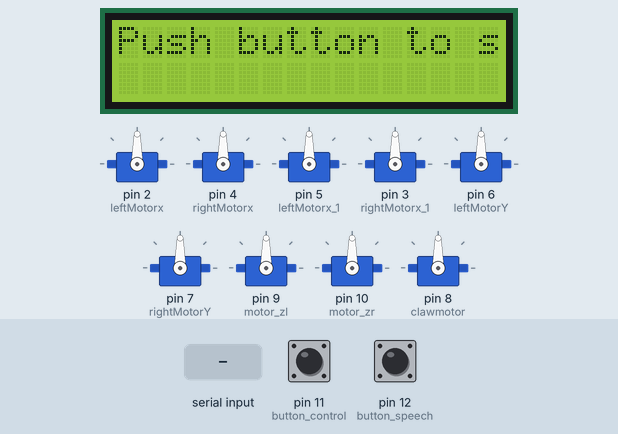
Bench run of a sketch on a simulated Arduino Mega 2560, built with avr-gcc and run on an emulated ATmega2560. Parts: 9 × servo, 16×2 character LCD. Inputs (shaded band) come from the test bench; at power-on: pin 11 (button_control) HIGH, pin 12 (button_speech) HIGH. What the sketch prints to the serial monitor is not drawn.

Above: at 1.2 s.
1.3 s: pin 11 (button_control) pulled LOW for 0.15 s
At 2.1 s:
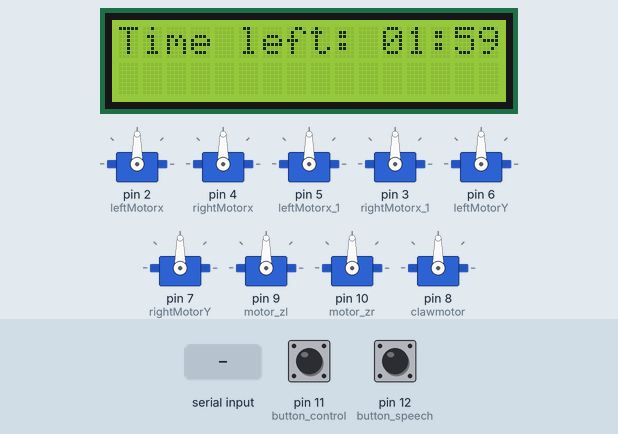
4.4 s: "90,45,200\n" received over Serial
At 7.5 s:
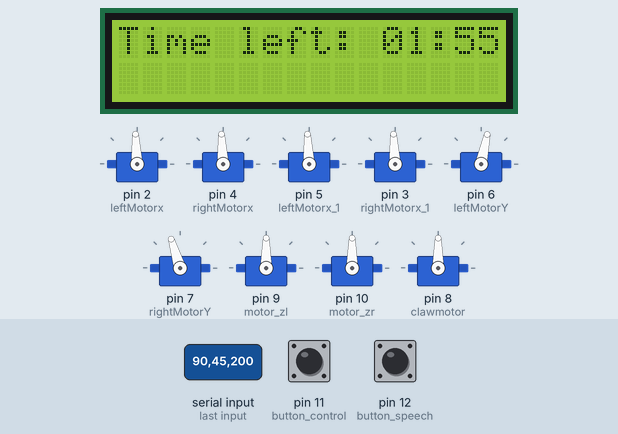
At 20.1 s:
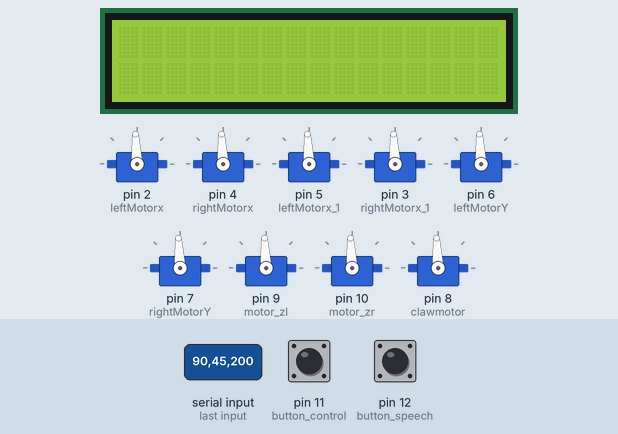
Timing chart, 0 to 21.6 s (numbered marks = the images above; inputs shaded):
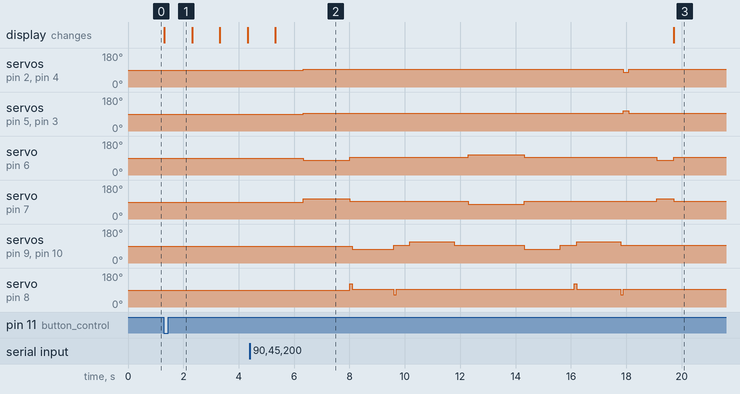

Measured:
- after the input at 1.3 s, the display: changes at once (image 1)
- after the input at 4.4 s, servo on pin 2 (leftMotorx), servo on pin 4 (rightMotorx): 90° → 93° after 1.9 s, → 78° 11.6 s later, → 93° 0.20 s later

The sketch:

mega.ino
```cpp
#include <Servo.h>
#include <LiquidCrystal.h>
#include "chess.h"

giveTime Time;

const int rs = 27, en = 26, d4 = 25, d5 = 24, d6 = 23, d7 = 22;
LiquidCrystal lcd(rs, en, d4, d5, d6, d7);

int SEC = 0;
int MIN = 2;
unsigned long timer;

int leftMotorx = 2;//первый мотор
int rightMotorx = 4;//второй мотор
int leftMotorx_1 = 5;//третий мотор
int rightMotorx_1= 3;// четвертый мотор
int leftMotorY = 6;
int rightMotorY = 7;
int clawmotor = 8;
int motor_zl = 9;
int motor_zr = 10;
int nowposition_x = 1;
int nowposition_y = 1;

int next_x;
int current_x;
int next_y;
int current_y;
int eat_current_x;
int eat_current_y;
int eat_next_x;
int eat_next_y;
long coordinates;
int time_x;
int time_y;
int time_x_coord;
int time_y_coord;
int speedValue = 40;
int rotate_x;
int rotate_y;
String coord;
String hod;
bool x;

int current_hod = 0; // 1 - когда кушают фигуру, 0 - обычный ход

bool button_pos = true;
bool flag;


#define button_control  11
#define button_speech  12
bool buttonWasUp = true;
bool canmove = false;
bool buttonWasUp1 = true;
bool canmove1 = false;

bool hand_close = true;
bool figure_in_hand = false;

Servo motor_x1;
Servo motor_x2;
Servo motor_x3;
Servo motor_x4;
Servo motor_y1;
Servo motor_y2;
Servo motor_z1;
Servo motor_z2;
Servo claw;

void setup() {
  pinMode(button_control, INPUT_PULLUP);
  pinMode(button_speech, INPUT_PULLUP);
  pinMode(leftMotorx,OUTPUT);
  pinMode(rightMotorx,OUTPUT);
  pinMode(leftMotorx_1,OUTPUT);
  pinMode(rightMotorx_1,OUTPUT);
  pinMode(leftMotorY,OUTPUT);
  pinMode(rightMotorY,OUTPUT);
  pinMode(clawmotor,OUTPUT);
  pinMode(motor_zl,OUTPUT);
  pinMode(motor_zr,OUTPUT);

  motor_x1.attach(leftMotorx);
  motor_x2.attach(rightMotorx);
  motor_x3.attach(leftMotorx_1);
  motor_x4.attach(rightMotorx_1);
  motor_y1.attach(leftMotorY);
  motor_y2.attach(rightMotorY);
  motor_z1.attach(motor_zl);
  motor_z2.attach(motor_zr);
  claw.attach(clawmotor);

  lcd.begin(16,2);
  timer = millis();
  Serial.begin(9600);
}

void loop() {
  if (button()) {
   if (speech())
    {
      Serial.println("speech");
      canmove1 = 0;
    }
    if (millis() - timer > 1000) {
      timer = millis();
      SEC = SEC - 1;
      lcd.setCursor(0, 0);

      if (MIN >= 0) {
        if (SEC < 0) {
          SEC = 59;
          MIN = MIN - 1;
        }
        lcd.clear();
        if (SEC < 10) {
          lcd.print("Time left: 0" + String(MIN) + ":0" + String(SEC));
        } else {
          lcd.print("Time left: 0" + String(MIN) + ":" + String(SEC));
        }
        //Serial.println(digitalRead(button_speech));
        if (Serial.available()) {
          coord = Serial.readString();
          if (coord.startsWith("e")) {
            x = coord[1];
            coord.remove(0,2);
            movement(1);
            start_pos();
          } else{
            movement(0);
            start_pos();
          }
        if (current_hod == 0) {
            lcd.clear();
            lcd.setCursor(0, 2);
            hod = transl(current_x) + String(current_y) + ">" + transl(next_x) + String(next_y);
            Serial.println(hod);
            lcd.print("Last move: " + hod);
            SEC = 0;
            MIN = 2;
          }
          Serial.println("next_turn");          // НЕ УДАЛЯТЬ - для переходна следующий ход - должно быть в конце хода
        }
      } else {
        flag = false;
        lcd.clear();
        lcd.setCursor(0, 1);
        lcd.print("Time is up,");
        lcd.setCursor(0, 2);
        lcd.print("game is over!");

        Serial.println("Time_up");
        delay(100);
        exit(0);
        movement(0);

        start_pos();
        nowposition_x = 1;
        nowposition_y = 1;
        while (flag == false) {
          if (button() == 1) {
            lcd.clear();
            MIN = 2;
            SEC = 0;
            flag = true;
          }
        }
      }
    }
   } else {
      //Serial.println(canmove);
      // if (Serial.available()){
      //   movement(0);
      //   start_pos();
      // }
      MIN = 2;
      SEC = 0;
      lcd.setCursor(0, 0);
      lcd.print("Push button to start");
    }

}

int math(int value){
  //Serial.println("math");
  if (value == 0){
    if (nowposition_x != current_x){
      //Serial.println(nowposition_x,current_x);
      time_x_coord = (to_figure(0)*Time.forwardTime_x(current_x)); //тут нужен новый метод
      //Serial.println(time_x_coord);
      Serial.println(String(Time.forwardTime_x(current_x))+"time_x_coord");
      axisXControl(30);
      delay(abs(time_x_coord));
      axisXControl(0);
    }

    rotate_x = (next_x - current_x) / abs(next_x - current_x);
    save(0);
    return next_x - current_x;

  } else if (value == 1){

    if (nowposition_y != current_y) {
      time_y_coord = (to_figure(1)*Time.forwardTime_y(current_y)); //тут нужен новый метод
      Serial.println(String(Time.forwardTime_y(current_y))+"time_y_coord");
      //Serial.println(time_y_coord);
      axisYControl(30);
      delay(abs(time_y_coord));
      axisYControl(0);
    }

    rotate_y = (next_y - current_y) / abs(next_y - current_y);
    save(1);
    return next_y - current_y;

  } else if (value == 2){

    if (nowposition_x != eat_current_x){
      time_x_coord = (to_figure(2)*Time.forwardTime_x(eat_current_x)); //тут нужен новый метод

      //Serial.println(time_x_coord);
      Serial.println(String(Time.forwardTime_x(eat_current_x))+"etime_x_coord");
      axisXControl(30);
      delay(abs(time_x_coord));
      axisXControl(0);
    }
    rotate_x = (eat_next_x - eat_current_x) / abs(eat_next_x - eat_current_x);
    save(2);
    return eat_next_x - eat_current_x;

  } else if (value == 3){

    if (nowposition_y != eat_current_y) {
      time_y_coord = (to_figure(3)*Time.forwardTime_y(eat_current_y)); //тут нужен новый метод
      Serial.println(String(Time.forwardTime_y(eat_current_y))+"etime_y_coord");
      axisYControl(30);
      delay(abs(time_y_coord));
      axisYControl(0);
    }

    rotate_y = (eat_next_y - eat_current_y) / abs(eat_next_y - eat_current_y);
    save(3);
    return eat_next_y - eat_current_y;
  }
}

void save(int value){
  if (value == 0){
    nowposition_x = next_x;
  } else if (value == 1){
    nowposition_y = next_y;
  } else if (value == 2){
    nowposition_x = eat_next_x;
  } else if (value == 3){
    nowposition_y = eat_next_y;
  }
}

int to_figure(int value) {
  //Serial.println("to_figure");
  if (value == 0) {
    //Serial.println(current_x - nowposition_x);
    rotate_x = (current_x - nowposition_x) / abs(current_x - nowposition_x);
    //Serial.println(String(current_x-nowposition_x) + "nowx"+String(nowposition_y)+String(current_y));
    //Serial.println(current_x - nowposition_x);
    return current_x - nowposition_x;
  } else if (value == 1) {
    //Serial.println(current_y - nowposition_y);
    rotate_y = (current_y - nowposition_y) / abs(current_y - nowposition_y);
    //Serial.println(String(current_y-nowposition_y) + "nowx" + String(nowposition_y)+String(current_y));
    return current_y - nowposition_y;
  } else if (value == 2){
    rotate_x = (eat_current_x - nowposition_x) / abs(eat_current_x - nowposition_x);
    //Serial.println(String(current_x-nowposition_x) + "nowx"+String(nowposition_y)+String(current_y));
    return eat_current_x - nowposition_x;
  } else if (value == 3){
    //Serial.println(current_y - nowposition_y);
    rotate_y = (eat_current_y - nowposition_y) / abs(eat_current_y - nowposition_y);
    //Serial.println(String(current_y-nowposition_y) + "nowx" + String(nowposition_y)+String(current_y));
    return eat_current_y - nowposition_y;
  }
}


bool button(){
  bool buttonIsUp = digitalRead(button_control);//если передается значение 0 значит кнопка нажата
  if (buttonWasUp && !buttonIsUp) {// если кнопка нажата и до этого была разжата
    delay(10);//следовательно это не миссклик и кнопка реально нажата
    buttonIsUp = digitalRead(button_control);//подтверждаем нажатие кнопки
    if (!buttonIsUp) {
      canmove = !canmove;//включаем или выключаем работу программы
    }
  }
  buttonWasUp = buttonIsUp;

  return(canmove);

}

int take(int value) {
  //Serial.println("take");
  if (value == 0){
    hand(60);
    motor_z1.write(map(-speedValue,-100,100,1000,2000));//way - down
    motor_z2.write(map(-speedValue,-100,100,1000,2000));
    delay(1500);
    motor_z1.write(map(0,-100,100,1000,2000));
    motor_z2.write(map(0,-100,100,1000,2000));
    hand(-60);
    delay(500);
    motor_z1.write(map(speedValue,-100,100,1000,2000));//way - top
    motor_z2.write(map(speedValue,-100,100,1000,2000));
    delay(1600);
    motor_z1.write(map(0,-100,100,1000,2000));
    motor_z2.write(map(0,-100,100,1000,2000));
  } else {
    motor_z1.write(map(-speedValue,-100,100,1000,2000));//way - down
    motor_z2.write(map(-speedValue,-100,100,1000,2000));
    delay(1300);
    motor_z1.write(map(0,-100,100,1000,2000));
    motor_z2.write(map(0,-100,100,1000,2000));
    delay(500);
    hand(60);
    motor_z1.write(map(speedValue,-100,100,1000,2000));//way - top
    motor_z2.write(map(speedValue,-100,100,1000,2000));
    delay(1600);
    motor_z1.write(map(0,-100,100,1000,2000));
    motor_z2.write(map(0,-100,100,1000,2000));
    hand(-60);
  }
}

void movement(int value){
  if (value == 0){
    coordinates = coord.toInt();
    current_x = coordinates / 1000;     //текущая координата фигуры по x
    next_x = coordinates /100 % 10;     //будущая координата фигуры по x
    current_y = coordinates / 10 % 10;  //текущая координата фигуры по y
    next_y = coordinates % 10;          //будущая координата фигуры по y
    time_x = (math(0)*380);
    time_y = (math(1)*225);
    take(0); // поднимает фигуру

    axisXControl(30);
    delay(abs(time_x));
    axisXControl(0);

    delay(500);
    axisYControl(30);
    delay(abs(time_y));
    axisYControl(0);

    take(1);// опускает фигуру
  } else {
//    String s = String(coord[3]);
//    int ai = s.toInt();
    //Serial.println(coord.length());
    if (x == 0){
    coordinates = coord.toInt();
    eat_current_x = coordinates / long(pow(10,7));
    Serial.println(eat_current_x);
    eat_next_x = coordinates / long(pow(10,6)) % 10;
       Serial.println(eat_next_x);
    eat_current_y = coordinates /long(pow(10,5)) % 10;
       Serial.println(eat_current_y);
    eat_next_y = coordinates / int(pow(10,4)) % 10;
       Serial.println(eat_next_y);
    current_x = coordinates / int(pow(10,3)) % 10;    //текущая координата фигуры по x
       Serial.println(current_x);
    next_x = coordinates / int(pow(10,2)) % 10;    //будущая координата фигуры по x
    Serial.println(next_x);
    current_y = coordinates /int(pow(10,1)) % 10; //текущая координата фигуры по y
       Serial.println(current_y);
    next_y = coordinates % int(pow(10,1));         //будущая координата фигуры по y
    Serial.println(next_y);

    } else {
    coordinates = coord.toInt();
    eat_current_x = coordinates / long(pow(10,8));
    eat_next_x = coordinates / long(pow(10,7)) % 10;
    eat_current_y = coordinates /long(pow(10,6)) % 10;
    eat_next_y = coordinates / int(pow(10,4)) % 100;
    current_x = coordinates / int(pow(10,3)) % 10;    //текущая координата фигуры по x
    next_x = coordinates / int(pow(10,2)) % 10;    //будущая координата фигуры по x
    current_y = coordinates /int(pow(10,1)) % 10; //текущая координата фигуры по y
    next_y = coordinates % int(pow(10,1));         //будущая координата фигуры по y
    Serial.println(coordinates);
    Serial.println("////////////////////");
    }
    time_x = (math(2)*375);
    time_y = (math(3)*250);
    take(0); // поднимает фигуру
    Serial.println(time_x);
    axisXControl(30);
    delay(abs(time_x));
    axisXControl(0);

    delay(500);
    axisYControl(30);
    delay(abs(time_y));
    axisYControl(0);

    take(1);// опускает фигуру

    delay(500);

    start_pos();
    time_x = (math(0)*375);
    time_y = (math(1)*225);
    take(0); // поднимает фигуру

    axisXControl(30);
    delay(abs(time_x));
    axisXControl(0);

    delay(500);
    axisYControl(30);
    delay(abs(time_y));
    axisYControl(0);

    take(1);// опускает фигуру
  }
  //Serial.println(String(nowposition_x)+"x");
  //Serial.println(String(nowposition_y)+"y");
}

int hand(int value) {
  //Serial.println("hand");
  claw.write(map(value,-100,100,1000,2000));
  delay(90);
  claw.write(map(0,-100,100,1000,2000));
}

int start_pos(){
  int time_start_pos = (1 - nowposition_x) * Time.forwardTime_x(nowposition_x);
  Serial.println(1-nowposition_x);
  rotate_x = (1 - nowposition_x) / abs(1 - nowposition_x);
  axisXControl(30);
  delay(abs(time_start_pos)+200);
  axisXControl(0);
  nowposition_x = 1;

  delay(1000);

  time_start_pos = (1 - nowposition_y) * Time.forwardTime_y(nowposition_y);
  rotate_y = (1 - nowposition_y) / abs(1 - nowposition_y);
  axisYControl(30);
  delay(abs(time_start_pos)+300);
  axisYControl(0);
  nowposition_y = 1;
}

int axisXControl(int value){
  //Serial.println("axisXControl");
  motor_x1.write(map(-rotate_x * value,-100,100,1000,2000));
  motor_x3.write(map(rotate_x * value,-100,100,1000,2000));
  motor_x2.write(map(-rotate_x * value,-100,100,1000,2000));
  motor_x4.write(map(rotate_x * value,-100,100,1000,2000));
}

int axisYControl(int value){
  //Serial.println("axisYControl");
  motor_y1.write(map(-rotate_y * value,-100,100,1000,2000));
  motor_y2.write(map(rotate_y * value,-100,100,1000,2000));
}

int allMotorStop(int value){
  motor_x1.write(map(value,-100,100,1000,2000));
  motor_x2.write(map(value,-100,100,1000,2000));
  motor_x3.write(map(value,-100,100,1000,2000));
  motor_x4.write(map(value,-100,100,1000,2000));
  motor_y1.write(map(value,-100,100,1000,2000));
  motor_y2.write(map(value,-100,100,1000,2000));
  motor_z1.write(map(value,-100,100,1000,2000));
  claw.write(map(value,-100,100,1000,2000));
}

String transl(int value) {
  if (value == 1) {
    return "A";
  }
  if (value == 2) {
    return "B";
  }
  if (value == 3) {
    return "C";
  }
  if (value == 4) {
    return "D";
  }
  if (value == 5) {
    return "E";
  }
  if (value == 6) {
    return "F";
  }
  if (value == 7) {
    return "G";
  }
  if (value == 8) {
    return "H";
  }
}
//
bool speech(){
    //Serial.println("continue");
    bool buttonIsUp1 = digitalRead(button_speech);//если передается значение 0 значит кнопка нажата
    if (buttonWasUp1 && !buttonIsUp1) {// если кнопка нажата и до этого была разжата
      delay(10);//следовательно это не миссклик и кнопка реально нажата
      buttonIsUp1 = digitalRead(button_speech);//подтверждаем нажатие кнопки
      if (!buttonIsUp1) {
        canmove1 = !canmove1;//включаем или выключаем работу программы

      }
    }
    buttonWasUp1 = buttonIsUp1;
//    bool canmove1 = digitalRead(button_speech);
//    Serial.println(canmove1);
    return(canmove1);
}
```

chess.cpp
```cpp
#include "chess.h"

int giveTime::forwardTime_x(int current_x){
	return forward_x[current_x-2];
}

int giveTime::forwardTime_y(int current_y){
	return forward_y[current_y-2];
}

int giveTime::backTime_x(int next_x){
	return back_x[next_x-2];
}


int giveTime::backTime_y(int next_y){
	return back_y[next_y-2];
}
```

chess.h
```cpp
#pragma once
#include <Arduino.h>


class giveTime {
	public:
		int forwardTime_x(int current_x);
		int forwardTime_y(int current_y);
		int backTime_x(int next_x);
		int backTime_y(int next_y);
	private:
	    int forward_x[8] = {350,350,320,320,310,310,320,390};
		int forward_y[10] = {215,210,215,190,190,190,200,210,210,215};
		int back_x[11] = {1,2,3,4,5,6,7,8,9,10,11};
		int back_y[11] = {1,2,3,4,5,6,7,8,9,10,11};
};
```
